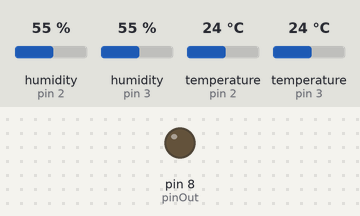
Recording of a sketch running on a simulated Arduino Uno, built with avr-gcc and run on an emulated ATmega328P. Parts: output pins drawn as LEDs (lit = HIGH). Inputs (shaded band) come from the test bench; at power-on: temperature (sensors on pin 2, pin 3) 24 °C, humidity (sensors on pin 2, pin 3) 55 %. What the sketch prints to the serial monitor is not drawn.

Above: at 4.8 s.
4.9 s: temperature (sensor on pin 2) set to 26 °C
7.9 s: temperature (sensor on pin 2) set to 29 °C
At 8.7 s:
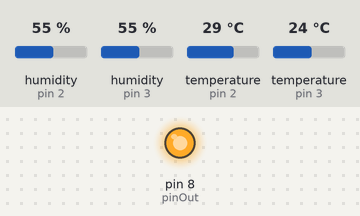
10.9 s: temperature (sensor on pin 2) set to 12 °C
At 13.4 s:
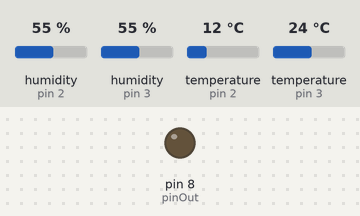
14.0 s: temperature (sensor on pin 2) set to 28 °C
At 15.9 s:
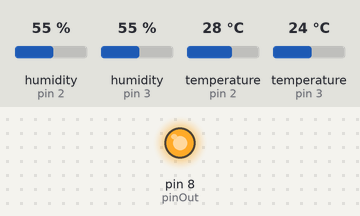
Timing chart, 0 to 17.4 s (numbered marks = the images above; inputs shaded):
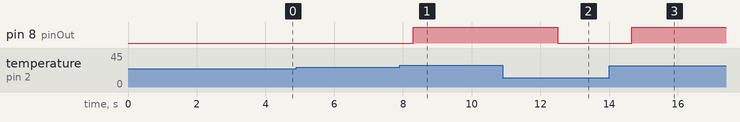

The sketch:

temperature-activated-relay.ino
```cpp
#include "DHT.h"

#define DHT_TCH 2
#define DHT_TEXT 3

#define DHTTYPE DHT11

DHT dhtTch(DHT_TCH, DHTTYPE);
DHT dhtExt(DHT_TEXT, DHTTYPE);

int pinOut = 8;

void setup() {
  pinMode(pinOut, OUTPUT);

  Serial.begin(9600);

  dhtTch.begin();
  dhtExt.begin();
}

void loop() {
  delay(2000);

  float tCh = dhtTch.readTemperature();
  float tExt = dhtExt.readTemperature();

  if (isnan(tCh)) {
    Serial.println(F("Ocurrió un error al intentar leer la temperatura del techo."));
  } else {
    Serial.print(F("%  Temperatura techo: "));
    Serial.print(tCh);
    Serial.print(F("C "));
  }

  if (isnan(tExt)) {
    Serial.println(F("Ocurrió un error al intentar leer la temperatura exterior."));
  } else {
    Serial.print(F("%  Temperatura exterior: "));
    Serial.print(tExt);
    Serial.print(F("C "));
  }

  if (!isnan(tCh) && !isnan(tExt) && tCh > 26 && (tCh - tExt > 3)) {
    Serial.print("Temperatura techo y diferencia techo / exterior superiores a los parámetros establecidos. Encendiendo relé!");
    digitalWrite(pinOut, HIGH);
  } else {
    digitalWrite(pinOut, LOW);
  }

  Serial.println();
}
```

Measured:
- the behaviour switches between 27 and 28 °C on temperature (sensor on pin 2) (found by bisection; images 0 and 1)
- after the input at 4.9 s, every drawn part: stays the same
- after the input at 7.9 s, pin 8 (pinOut): LOW → HIGH after 0.40 s
- after the input at 10.9 s, pin 8 (pinOut): HIGH → LOW after 1.6 s
- after the input at 14.0 s, pin 8 (pinOut): LOW → HIGH after 0.66 s
